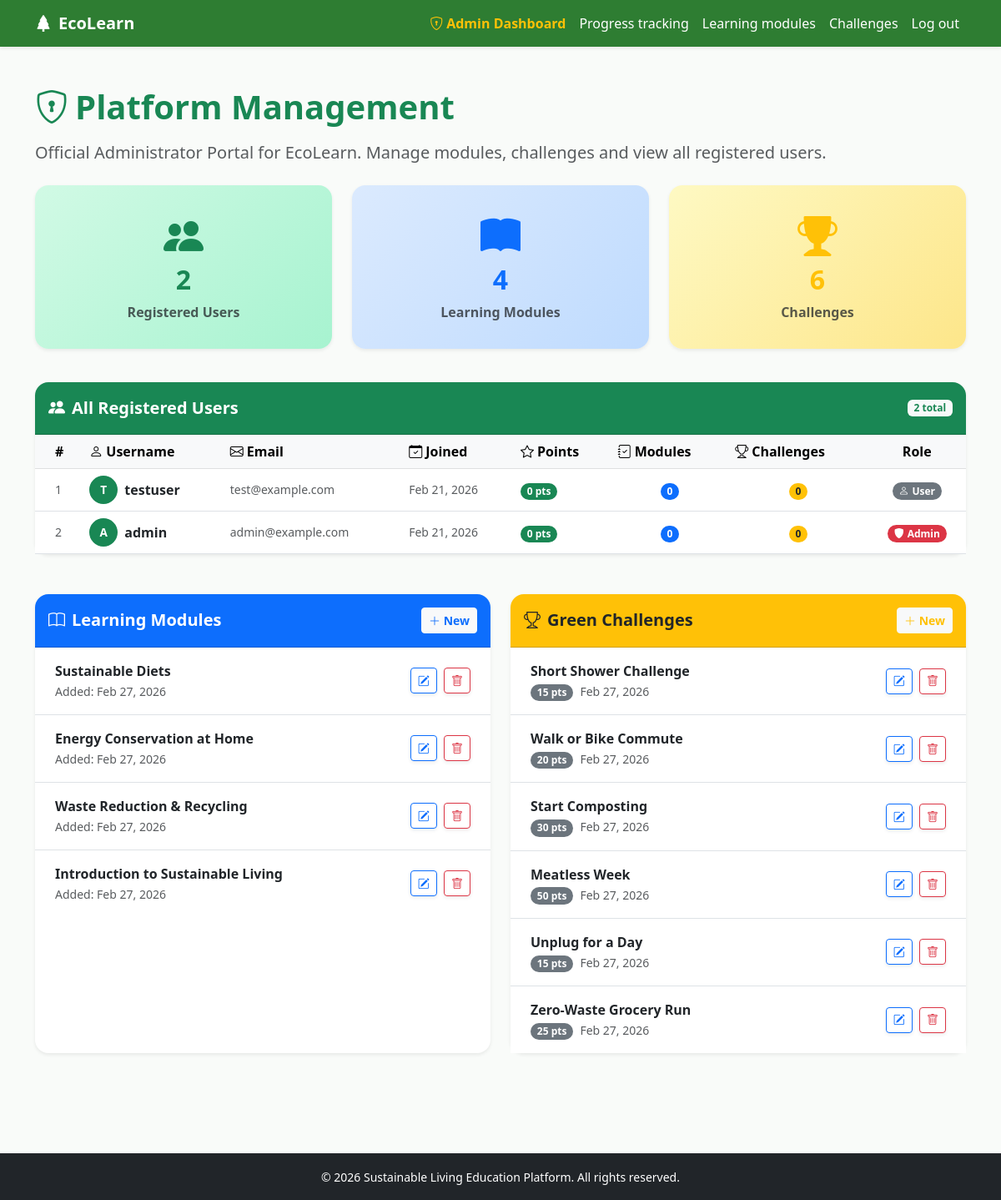
The page /management/ (signed in) on the database its author committed.
### core/models.py (models this page shows, shortened)
class UserProfile(models.Model):
    user = models.OneToOneField(User, on_delete=models.CASCADE)
    completed_modules = models.ManyToManyField(LearningModule, blank=True)
    completed_challenges = models.ManyToManyField(Challenge, blank=True)
    bio = models.TextField(max_length=500, blank=True)
    location = models.CharField(max_length=100, blank=True)
    avatar_url = models.URLField(blank=True, help_text="Link to a profile picture")
    @property
    def total_points(self):
        return sum(challenge.points for challenge in self.completed_challenges.all())

class LearningModule(models.Model):
    title = models.CharField(max_length=200, validators=[MinLengthValidator(3)])
    description = models.TextField(validators=[MinLengthValidator(10)])
    content = models.TextField(help_text="Detailed content or HTML for the module")
    created_at = models.DateTimeField(auto_now_add=True)
    class Meta:
        ordering = ['-created_at']

class Challenge(models.Model):
    title = models.CharField(max_length=200, validators=[MinLengthValidator(3)])
    description = models.TextField(validators=[MinLengthValidator(10)])
    points = models.IntegerField(default=10, validators=[MinValueValidator(1)])
    created_at = models.DateTimeField(auto_now_add=True)
    class Meta:
        ordering = ['-created_at']

### core/views.py (the view)
# urls.py: path('management/', views.custom_admin_dashboard, name='custom_admin_dashboard'),
@user_passes_test(is_staff, login_url='admin_login')
def custom_admin_dashboard(request):
    modules = LearningModule.objects.all()
    challenges = Challenge.objects.all()
    users = User.objects.select_related('userprofile').all().order_by('-date_joined')
    context = {
        'modules': modules,
        'challenges': challenges,
        'users': users,
        'total_users': users.count(),
        'total_modules': modules.count(),
        'total_challenges': challenges.count(),
    }
    return render(request, 'core/custom_admin/dashboard.html', context)

### core/views.py (called while the page is built)
def is_staff(user):
    return user.is_authenticated and user.is_staff

### templates/core/custom_admin/dashboard.html (shortened to what this page needs)
{% extends 'base.html' %}
{% block content %}
<div class="d-flex justify-content-between align-items-center mb-2 mt-4">
    <h1 class="fw-bold text-success"><i class="bi bi-shield-lock me-2"></i>Platform Management</h1>
</div>
<p class="lead text-muted mb-4">Official Administrator Portal for EcoLearn. Manage modules, challenges and view all
    registered users.</p>
<div class="row mb-4">
    <div class="col-md-4 mb-3">
        <div class="card border-0 shadow-sm text-center py-3 rounded-4"
            style="background:linear-gradient(135deg,#d1fae5,#a7f3d0)">
            <div class="card-body">
                <i class="bi bi-people-fill display-5 text-success"></i>
                <h2 class="fw-bold text-success mt-1">{{ total_users }}</h2>
                <p class="mb-0 text-muted fw-semibold">Registered Users</p>
            </div>
        </div>
    </div>
    <div class="col-md-4 mb-3">
        <div class="card border-0 shadow-sm text-center py-3 rounded-4"
            style="background:linear-gradient(135deg,#dbeafe,#bfdbfe)">
            <div class="card-body">
                <i class="bi bi-book-fill display-5 text-primary"></i>
                <h2 class="fw-bold text-primary mt-1">{{ total_modules }}</h2>
                <p class="mb-0 text-muted fw-semibold">Learning Modules</p>
            </div>
        </div>
    </div>
    <div class="col-md-4 mb-3">
        <div class="card border-0 shadow-sm text-center py-3 rounded-4"
            style="background:linear-gradient(135deg,#fef9c3,#fde68a)">
            <div class="card-body">
                <i class="bi bi-trophy-fill display-5 text-warning"></i>
                <h2 class="fw-bold text-warning mt-1">{{ total_challenges }}</h2>
                <p class="mb-0 text-muted fw-semibold">Challenges</p>
            </div>
        </div>
    </div>
</div>
<div class="card shadow-sm border-0 rounded-4 mb-5">
    <div class="card-header bg-success text-white rounded-top-4 d-flex align-items-center py-3">
        <i class="bi bi-people-fill fs-5 me-2"></i>
        <h5 class="mb-0 fw-bold">All Registered Users</h5>
        <span class="badge bg-light text-success ms-auto">{{ total_users }} total</span>
    </div>
    <div class="card-body p-0">
        <div class="table-responsive">
            <table class="table table-hover mb-0 align-middle">
                <thead class="table-light">
                    <tr>
                        <th class="ps-4">#</th>
                        <th><i class="bi bi-person me-1"></i>Username</th>
                        <th><i class="bi bi-envelope me-1"></i>Email</th>
                        <th><i class="bi bi-calendar-check me-1"></i>Joined</th>
                        <th><i class="bi bi-star me-1"></i>Points</th>
                        <th><i class="bi bi-journal-check me-1"></i>Modules</th>
                        <th><i class="bi bi-trophy me-1"></i>Challenges</th>
                        <th class="text-center">Role</th>
                    </tr>
                </thead>
                <tbody>
                    {% for user in users %}
                    <tr>
                        <td class="ps-4 text-muted small">{{ forloop.counter }}</td>
                        <td>
                            <div class="d-flex align-items-center gap-2">
                                <div class="rounded-circle bg-success text-white d-flex align-items-center justify-content-center fw-bold"
                                    style="width:34px;height:34px;font-size:0.85rem;">
                                    {{ user.username|first|upper }}
                                </div>
                                <span class="fw-semibold">{{ user.username }}</span>
                            </div>
                        </td>
                        <td class="text-muted small">{{ user.email|default:"—" }}</td>
                        <td class="text-muted small">{{ user.date_joined|date:"M d, Y" }}</td>
                        <td>
                            <span class="badge bg-success rounded-pill">
                                {% if user.userprofile %}{{ user.userprofile.total_points }}{% else %}0{% endif %} pts
                            </span>
                        </td>
                        <td class="text-center">
                            <span class="badge bg-primary rounded-pill">
                                {% if user.userprofile %}{{ user.userprofile.completed_modules.count }}{% else %}0{% endif %}
                            </span>
                        </td>
                        <td class="text-center">
                            <span class="badge bg-warning text-dark rounded-pill">
                                {% if user.userprofile %}{{ user.userprofile.completed_challenges.count }}{% else %}0{% endif %}
                            </span>
                        </td>
                        <td class="text-center">
                            {% if user.is_staff %}
                            <span class="badge bg-danger rounded-pill"><i
                                    class="bi bi-shield-fill me-1"></i>Admin</span>
                            {% else %}
                            <span class="badge bg-secondary rounded-pill"><i class="bi bi-person me-1"></i>User</span>
                            {% endif %}
                        </td>
                    </tr>
                    {% empty %}
                    <tr>
                        <td colspan="8" class="text-center text-muted py-4">No users registered yet.</td>
                    </tr>
                    {% endfor %}
                </tbody>
            </table>
        </div>
    </div>
</div>
<div class="row">
    <div class="col-md-6 mb-4">
        <div class="card h-100 shadow-sm border-0 rounded-4">
            <div
                class="card-header bg-primary text-white d-flex justify-content-between align-items-center rounded-top-4 py-3">
                <h5 class="mb-0 fw-bold"><i class="bi bi-book me-2"></i>Learning Modules</h5>
                <a href="{% url 'custom_admin_module_create' %}" class="btn btn-sm btn-light text-primary fw-bold">
                    <i class="bi bi-plus-lg"></i> New
                </a>
            </div>
            <div class="card-body p-0">
                <ul class="list-group list-group-flush">
                    {% for module in modules %}
                    <li class="list-group-item d-flex justify-content-between align-items-center py-3 px-4">
                        <div>
                            <span class="fw-bold d-block">{{ module.title }}</span>
                            <small class="text-muted">Added: {{ module.created_at|date:"M d, Y" }}</small>
                        </div>
                        <div>
                            <a href="{% url 'custom_admin_module_edit' module.pk %}"
                                class="btn btn-sm btn-outline-primary shadow-sm me-1"><i
                                    class="bi bi-pencil-square"></i></a>
                            <a href="{% url 'custom_admin_module_delete' module.pk %}"
                                class="btn btn-sm btn-outline-danger shadow-sm"><i class="bi bi-trash"></i></a>
                        </div>
                    </li>
                    {% empty %}
                    <li class="list-group-item text-center text-muted py-4">No modules found.</li>
                    {% endfor %}
                </ul>
            </div>
        </div>
    </div>
    <div class="col-md-6 mb-4">
        <div class="card h-100 shadow-sm border-0 rounded-4">
            <div
                class="card-header bg-warning text-dark d-flex justify-content-between align-items-center rounded-top-4 py-3">
                <h5 class="mb-0 fw-bold"><i class="bi bi-trophy me-2"></i>Green Challenges</h5>
                <a href="{% url 'custom_admin_challenge_create' %}" class="btn btn-sm btn-light text-warning fw-bold">
                    <i class="bi bi-plus-lg"></i> New
                </a>
            </div>
            <div class="card-body p-0">
                <ul class="list-group list-group-flush">
                    {% for challenge in challenges %}
                    <li class="list-group-item d-flex justify-content-between align-items-center py-3 px-4">
                        <div>
                            <span class="fw-bold d-block">{{ challenge.title }}</span>
                            <small class="badge bg-secondary rounded-pill me-1">{{ challenge.points }} pts</small>
                            <small class="text-muted">{{ challenge.created_at|date:"M d, Y" }}</small>
                        </div>
                        <div>
                            <a href="{% url 'custom_admin_challenge_edit' challenge.pk %}"
                                class="btn btn-sm btn-outline-primary shadow-sm me-1"><i
                                    class="bi bi-pencil-square"></i></a>
                            <a href="{% url 'custom_admin_challenge_delete' challenge.pk %}"
                                class="btn btn-sm btn-outline-danger shadow-sm"><i class="bi bi-trash"></i></a>
                        </div>
                    </li>
                    {% empty %}
                    <li class="list-group-item text-center text-muted py-4">No challenges found.</li>
                    {% endfor %}
                </ul>
            </div>
        </div>
    </div>
</div>
{% endblock %}

### templates/base.html (style rules this page uses)
:root { --primary-color: #2e7d32; --secondary-color: #f1f8e9; }
body { background-color: #f9fbf9; font-family: 'Segoe UI', Tahoma, Geneva, Verdana, sans-serif; }

### rows shown on the page
LearningModule: title "Sustainable Diets", created_at "Feb 27, 2026"
LearningModule: title "Energy Conservation at Home", created_at "Feb 27, 2026"
LearningModule: title "Waste Reduction & Recycling", created_at "Feb 27, 2026"
LearningModule: title "Introduction to Sustainable Living", created_at "Feb 27, 2026"
Challenge: title "Short Shower Challenge", points "15", created_at "Feb 27, 2026"
Challenge: title "Walk or Bike Commute", points "20", created_at "Feb 27, 2026"
Challenge: title "Start Composting", points "30", created_at "Feb 27, 2026"
Challenge: title "Meatless Week", points "50", created_at "Feb 27, 2026"
Challenge: title "Unplug for a Day", points "15", created_at "Feb 27, 2026"
Challenge: title "Zero-Waste Grocery Run", points "25", created_at "Feb 27, 2026"

### other values the page prints
{{ total_users }} "2"
{{ total_modules }} "4"
{{ total_challenges }} "6"
{{ user.username|first|upper }} "T"
{{ user.username }} "testuser"
{{ user.email|default:"—" }} "test@example.com"
{{ user.date_joined|date:"M d, Y" }} "Feb 21, 2026"
{{ user.userprofile.total_points }} "0"
{{ user.userprofile.completed_modules.count }} "0"
{{ user.userprofile.completed_challenges.count }} "0"
{{ user.username|first|upper }} "A"
{{ user.username }} "admin"
{{ user.email|default:"—" }} "admin@example.com"
